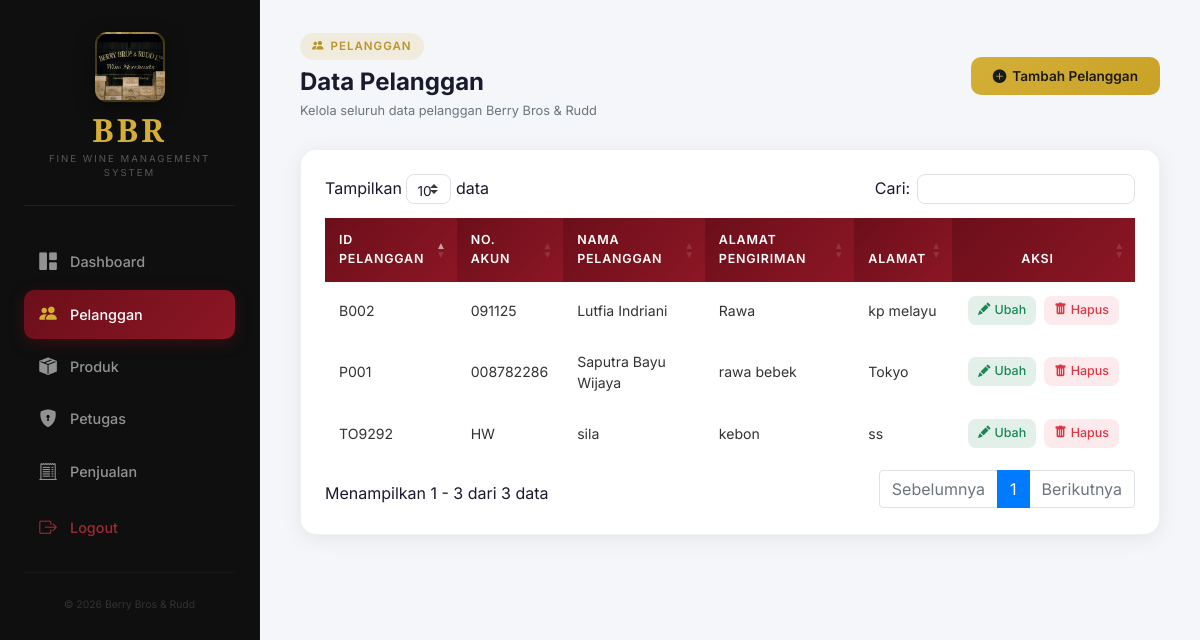
The page /pelanggan/pelanggan-lihat.php on the database its author committed.
### tables this page shows
CREATE TABLE `pelanggan` (
  `Id_Pelanggan` char(11) NOT NULL,
  `No_Akun` varchar(50) DEFAULT NULL,
  `Nama_Pelanggan` varchar(255) NOT NULL,
  `Pengiriman_Alamat` text DEFAULT NULL,
  `ALAMAT` text DEFAULT NULL
);

### pelanggan/pelanggan-lihat.php (the view, shortened to what this page needs)
<!doctype html>
<html lang="id">
<head>
  <link rel="stylesheet" href="https://stackpath.bootstrapcdn.com/bootstrap/4.5.2/css/bootstrap.min.css">
  <link href="https://cdn.jsdelivr.net/npm/bootstrap-icons@1.10.5/font/bootstrap-icons.css" rel="stylesheet">
  <link rel="stylesheet" href="https://cdn.datatables.net/1.11.3/css/dataTables.bootstrap4.min.css">
  <link rel="stylesheet" href="../css/shared.css">
</head>
<body>
  <div class="">
    <nav id="sidebar">
      <div class="sidebar-inner">
        <div class="sidebar-logo-wrap">
          <div class="sidebar-wine-img" style="background-image: url(../images/wine.jpg);"></div>
          <a href="../home.php" class="sidebar-brand">BBR</a>
          <div class="sidebar-tagline">Fine Wine Management System</div>
        </div>
        <ul class="sidebar-nav">
          <li><a href="../home.php" class="menu-link"><i class="bi bi-grid-1x2-fill"></i><span>Dashboard</span></a></li>
          <li class="active"><a href="#" class="menu-link"><i class="bi bi-people-fill"></i><span>Pelanggan</span></a>
          </li>
          <li><a href="../produk/produk-lihat.php" class="menu-link"><i
                class="bi bi-box-seam-fill"></i><span>Produk</span></a></li>
          <li><a href="../petugas/petugas-lihat.php" class="menu-link"><i
                class="bi bi-shield-lock-fill"></i><span>Petugas</span></a></li>
          <li><a href="../penjualan/penjualan-lihat.php" class="menu-link"><i
                class="bi bi-receipt-cutoff"></i><span>Penjualan</span></a></li>
          <li><a href="../logout.php" class="menu-link logout"><i
                class="bi bi-box-arrow-right"></i><span>Logout</span></a></li>
        </ul>
        <div class="sidebar-footer">&copy; <?php echo date('Y'); ?> Berry Bros &amp; Rudd</div>
      </div>
    </nav>
    <div id="content">
      <div class="page-header">
        <div class="page-header-left">
          <div class="section-badge"><i class="bi bi-people-fill"></i> Pelanggan</div>
          <h2 class="page-title">Data Pelanggan</h2>
          <p class="page-subtitle">Kelola seluruh data pelanggan Berry Bros &amp; Rudd</p>
        </div>
        <a href="pelanggan-tambah.php" class="btn-add"><i class="bi bi-plus-circle-fill"></i> Tambah Pelanggan</a>
      </div>
      <div class="table-card">
        <table id="example" class="table table-hover" style="width:100%;">
          <thead>
            <tr>
              <th>ID Pelanggan</th>
              <th>No. Akun</th>
              <th>Nama Pelanggan</th>
              <th>Alamat Pengiriman</th>
              <th>Alamat</th>
              <th class="text-center">Aksi</th>
            </tr>
          </thead>
          <tbody>
            <?php
            include '../koneksi.php';
            $query = mysqli_query($conn, "SELECT * FROM pelanggan");
            while ($data = mysqli_fetch_array($query)) { ?>
              <tr>
                <td><?= $data['Id_Pelanggan']; ?></td>
                <td><?= $data['No_Akun']; ?></td>
                <td><?= $data['Nama_Pelanggan']; ?></td>
                <td><?= $data['Pengiriman_Alamat']; ?></td>
                <td><?= $data['ALAMAT']; ?></td>
                <td class="text-center" style="white-space:nowrap;">
                  <a class="btn-action btn-edit" href="pelanggan-ubah.php?Id_Pelanggan=<?= $data['Id_Pelanggan']; ?>"><i
                      class="bi bi-pencil-fill"></i> Ubah</a>
                  <a class="btn-action btn-delete" href="pelanggan-hapus.php?Id_Pelanggan=<?= $data['Id_Pelanggan']; ?>"
                    onclick="return confirm('Yakin ingin hapus data ini?')"><i class="bi bi-trash-fill"></i> Hapus</a>
                </td>
              </tr>
            <?php } ?>
          </tbody>
        </table>
      </div>
    </div>
  </div>
</body>
</html>

### rows shown on the page
pelanggan: Id_Pelanggan "B002", No_Akun "091125", Nama_Pelanggan "Lutfia Indriani", Pengiriman_Alamat "Rawa", ALAMAT "kp melayu"
pelanggan: Id_Pelanggan "P001", No_Akun "008782286", Nama_Pelanggan "Saputra Bayu Wijaya", Pengiriman_Alamat "rawa bebek", ALAMAT "Tokyo"
pelanggan: Id_Pelanggan "TO9292", No_Akun "HW", Nama_Pelanggan "sila", Pengiriman_Alamat "kebon", ALAMAT "ss"
